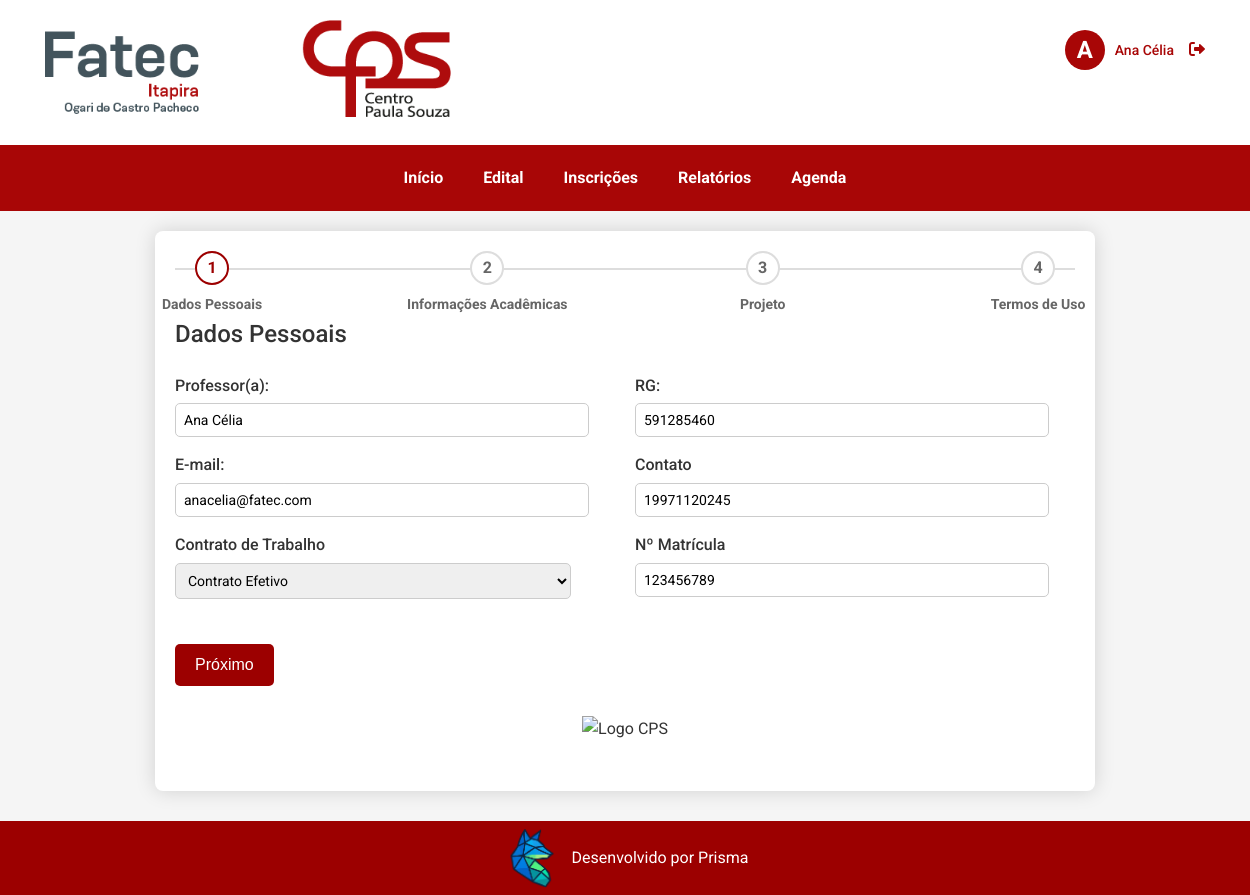
The page /view/formulario.php?id_edital=4 (signed in) on the database its author committed.
### tables this page shows
CREATE TABLE `professor` (
  `id` int(11) NOT NULL,
  `nome` varchar(100) NOT NULL,
  `email` varchar(100) NOT NULL,
  `rg` varchar(20) DEFAULT NULL,
  `contato` varchar(20) DEFAULT NULL,
  `matricula` varchar(20) DEFAULT NULL,
  `tipo_contrato` enum('contrato_temporario','contrato_efetivo') NOT NULL,
  `senha` varchar(50) NOT NULL
);

### View/formulario.php (the view, shortened to what this page needs)
<?php
include(__DIR__ . '/../conexao.php');
$id_professor = $_SESSION['id'] ?? null;
$tipo = $_SESSION['tipo'] ?? 'professor';
$usuario = [
    'nome' => '',
    'email' => '',
    'tipo' => '',
    'rg' => '',
    'contato' => '',
    'matricula' => ''
];
if ($id_professor && $tipo) {
    if ($tipo === 'professor') {
        $sql = "SELECT nome, email, tipo_contrato, rg, contato, matricula FROM professor WHERE id = ?";
    } else {
        $sql = "SELECT nome, email FROM coordenador WHERE id = ?";
    }
    $stmt = $conn->prepare($sql);
    $stmt->bind_param("i", $id_professor);
    $stmt->execute();
    $result = $stmt->get_result();
    $usuario = $result->fetch_assoc() ?: $usuario;
}
?>
<!DOCTYPE html>
<html lang="pt-BR">
<head>
    <link rel="stylesheet" href="https://cdnjs.cloudflare.com/ajax/libs/font-awesome/6.0.0/css/all.min.css">
    <link href="../Assets/style.css" rel="stylesheet">
    <link href="../Assets/formulario.css" rel="stylesheet">
</head>
<body>
    <div class="top-area">
      <div class="logo-container">
        <img src="../Assets/logo-fatec_itapira (2).png" alt="Logo Fatec Itapira">
      </div>
    <div class="user-profile">
  <div class="user-avatar">
  <?php echo strtoupper(substr($usuario['nome'], 0, 1)); ?>
</div>
<span><?php echo htmlspecialchars($usuario['nome']); ?></span>
  <a href="index.php">
    <i class="fas fa-sign-out-alt"></i>
  </a>
</div>
  </div>
    <nav class="navbar" role="navigation" aria-label="Menu principal">
      <div class="nav-links">
       <a href="telaprincipal.php">Início</a>
      <a href="telaedital.php">Edital</a>
      <a href="telaacompanhamento.php">Inscrições</a>
      <a href="relatorios_professor.php">Relatórios</a>
      <a href="telaagenda.php">Agenda</a>
    </div>
    </nav>
    <div class="form-container">
        <div class="progress-bar">
            <div class="step active" data-step="1">
                <span>1</span>
                <span class="step-title">Dados Pessoais</span>
            </div>
            <div class="step" data-step="2">
                <span>2</span>
                <span class="step-title">Informações Acadêmicas</span>
            </div>
            <div class="step" data-step="3">
                <span>3</span>
                <span class="step-title">Projeto</span>
            </div>
            <div class="step" data-step="4">
                <span>4</span>
                <span class="step-title">Termos de Uso</span>
            </div>
        </div>
        <form id="inscricaoForm" method="POST" action="/Pi2/Controller/formulario_hae.php" enctype="multipart/form-data">
    <div class="form-step active" id="step1" data-step="1">
        <h2>Dados Pessoais</h2>
        <div class="form-row">
            <div class="form-column">
                <label for="nome">Professor(a):</label>
                <input type="text" id="nome" name="nome" value="<?php echo htmlspecialchars($usuario['nome'] ?? ''); ?>">
                <label for="mail">E-mail:</label>
                <input type="email" id="mail" name="mail" value="<?php echo htmlspecialchars($usuario['email'] ?? ''); ?>">
                <label for="tipo_contrato">Contrato de Trabalho</label>
                <select name="tipo_contrato" id="tipo_contrato">
                    <option value="contrato_efetivo" <?php if(($usuario['tipo_contrato'] ?? '') == 'contrato_efetivo') echo 'selected'; ?>>Contrato Efetivo</option>
                </select>
            </div>
            <div class="form-column">
                <label for="rg">RG:</label>
                <input type="text" id="rg" name="rg" value="<?php echo htmlspecialchars($usuario['rg'] ?? ''); ?>" >
                <label for="contato">Contato</label>
                <input type="tel" id="contato" name="contato" value="<?php echo htmlspecialchars($usuario['contato'] ?? ''); ?>">
                <label for="matricula">Nº Matrícula</label>
                <input type="text" id="matricula" name="matricula" value="<?php echo htmlspecialchars($usuario['matricula'] ?? ''); ?>">
            </div>
        </div>
    </div>
            <div class="button-group">
                <button type="button" class="btn-next" onclick="nextStep()">Próximo</button>
            </div>
        </form>
        <div class="logo-containertabela">
            <img src="http://www.fatecsp.br/img/logos_cps_gov.jpg" alt="Logo CPS">
        </div>
    </div>
    <footer class="footer">
        <div class="footer-content">
          <img src="../Assets/Logo prisma2.png" alt="Logo Governo do Estado de São Paulo">
          <p>Desenvolvido por Prisma</p>
        </div>
    </footer>
</body>
</html>

### Assets/style.css (style rules this page uses)
:root { --primary-color: #a80606; --primary-hover: #8B0000; --text-color: #333; --border-color: #ddd; --background-light: #f4f4f4; --status-approved: #28a745; --status-pending: #ffc107; --status-partial: #17a2b8; }
body { margin: 0; font-family: Arial, sans-serif; color: var(--text-color); line-height: 1.6; }
.navbar { background-color: var(--primary-color); padding: 10px 20px; display: flex; justify-content: center; align-items: center; position: relative; margin-top: 0; }
.nav-links { display: flex; gap: 10px; }
.nav-links a { color: #fff; text-decoration: none; padding: 10px 15px; display: inline-block; transition: background-color 0.3s; font-weight: bold; }
.top-area { background-color: white; width: 100%; position: relative; margin-bottom: 0; padding: 20px 0; box-shadow: 0 2px 4px rgba(0, 0, 0, 0.1); }
.logo-container { text-align: left; margin: 0 auto; max-width: 1200px; padding: 0 20px; background-color: white; width: 100%; box-sizing: border-box; }
.logo-container img { max-width: 35%; height: auto; }
.user-profile { position: absolute; top: 20px; right: 20px; display: flex; align-items: center; gap: 10px; color: var(--primary-color); background-color: white; padding: 10px 20px; border-radius: 0; box-shadow: none; z-index: 1000; }
.user-profile span { font-size: 14px; font-weight: 500; }
.user-profile a { color: var(--primary-color) !important; text-decoration: none; padding: 5px; border-radius: 50%; transition: background-color 0.3s; }
.footer { background-color: #9c0000; color: white; padding: 5px 0; text-align: center; margin-top: 30px; }
.footer-content { max-width: 1200px; margin: 0 auto; padding: 0 20px; display: flex; flex-direction: row; align-items: center; justify-content: center; gap: 10px; }
.footer img { max-width: 60px; height: auto; margin: 2px 0; }
.user-avatar { width: 40px; height: 40px; background: #a80606; color: #ffffff; border-radius: 50%; display: flex; align-items: center; justify-content: center; font-size: 1.5em; font-weight: bold; margin-right: 0px; }

### rows shown on the page
professor: nome "A", nome "Ana Célia", mail "anacelia@fatec.com", tipo_contrato "Contrato Efetivo", rg "591285460", contato "19971120245", matricula "123456789"
